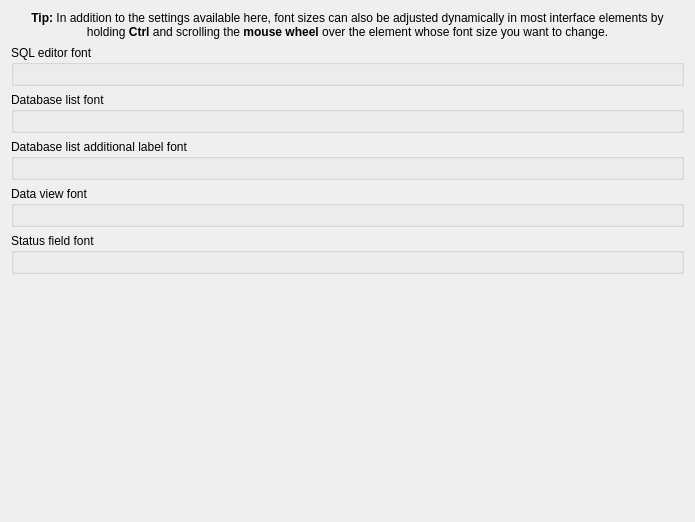
             <widget class="QWidget" name="fontsWidget">
              <property name="geometry">
               <rect>
                <x>0</x>
                <y>0</y>
                <width>695</width>
                <height>522</height>
               </rect>
              </property>
              <layout class="QVBoxLayout" name="verticalLayout_9">
               <item>
                <widget class="QLabel" name="fontConfigTipLabel">
                 <property name="text">
                  <string>&lt;html&gt;&lt;head/&gt;&lt;body&gt;&lt;p&gt;&lt;span style=&quot; font-weight:700;&quot;&gt;Tip:&lt;/span&gt; In addition to the settings available here, font sizes can also be adjusted dynamically in most interface elements by holding &lt;span style=&quot; font-weight:700;&quot;&gt;Ctrl&lt;/span&gt; and scrolling the &lt;span style=&quot; font-weight:700;&quot;&gt;mouse wheel&lt;/span&gt; over the element whose font size you want to change.&lt;/p&gt;&lt;/body&gt;&lt;/html&gt;</string>
                 </property>
                 <property name="alignment">
                  <set>Qt::AlignmentFlag::AlignCenter</set>
                 </property>
                 <property name="wordWrap">
                  <bool>true</bool>
                 </property>
                 <property name="margin">
                  <number>5</number>
                 </property>
                 <property name="cmdPalIgnore" stdset="0">
                  <bool>true</bool>
                 </property>
                </widget>
               </item>
               <item>
                <widget class="QGroupBox" name="sqlEditorFontGroup">
                 <property name="title">
                  <string>SQL editor font</string>
                 </property>
                 <layout class="QVBoxLayout" name="verticalLayout_10">
                  <item>
                   <widget class="FontEdit" name="sqlEditorFont" native="true">
                    <property name="cfg" stdset="0">
                     <string notr="true">Fonts.SqlEditor</string>
                    </property>
                   </widget>
                  </item>
                 </layout>
                </widget>
               </item>
               <item>
                <widget class="QGroupBox" name="dbTreeFontGroup">
                 <property name="title">
                  <string>Database list font</string>
                 </property>
                 <layout class="QVBoxLayout" name="verticalLayout_13">
                  <item>
                   <widget class="FontEdit" name="dbTreeFont" native="true">
                    <property name="cfg" stdset="0">
                     <string notr="true">Fonts.DbTree</string>
                    </property>
                   </widget>
                  </item>
                 </layout>
                </widget>
               </item>
               <item>
                <widget class="QGroupBox" name="dbTreeLabelGroup">
                 <property name="title">
                  <string>Database list additional label font</string>
                 </property>
                 <layout class="QVBoxLayout" name="verticalLayout_14">
                  <item>
                   <widget class="FontEdit" name="dbTreeLabelFont" native="true">
                    <property name="cfg" stdset="0">
                     <string notr="true">Fonts.DbTreeLabel</string>
                    </property>
                   </widget>
                  </item>
                 </layout>
                </widget>
               </item>
               <item>
                <widget class="QGroupBox" name="dataViewFontGroup">
                 <property name="title">
                  <string>Data view font</string>
                 </property>
                 <layout class="QVBoxLayout" name="verticalLayout_15">
                  <item>
                   <widget class="FontEdit" name="dataViewFont" native="true">
                    <property name="cfg" stdset="0">
                     <string notr="true">Fonts.DataView</string>
                    </property>
                   </widget>
                  </item>
                 </layout>
                </widget>
               </item>
               <item>
                <widget class="QGroupBox" name="statusFieldFontGroup">
                 <property name="title">
                  <string>Status field font</string>
                 </property>
                 <layout class="QVBoxLayout" name="verticalLayout_16">
                  <item>
                   <widget class="FontEdit" name="statusFieldfont" native="true">
                    <property name="cfg" stdset="0">
                     <string notr="true">Fonts.StatusField</string>
                    </property>
                   </widget>
                  </item>
                 </layout>
                </widget>
               </item>
               <item>
                <spacer name="verticalSpacer_2">
                 <property name="orientation">
                  <enum>Qt::Orientation::Vertical</enum>
                 </property>
                 <property name="sizeHint" stdset="0">
                  <size>
                   <width>20</width>
                   <height>40</height>
                  </size>
                 </property>
                </spacer>
               </item>
              </layout>
             </widget>
